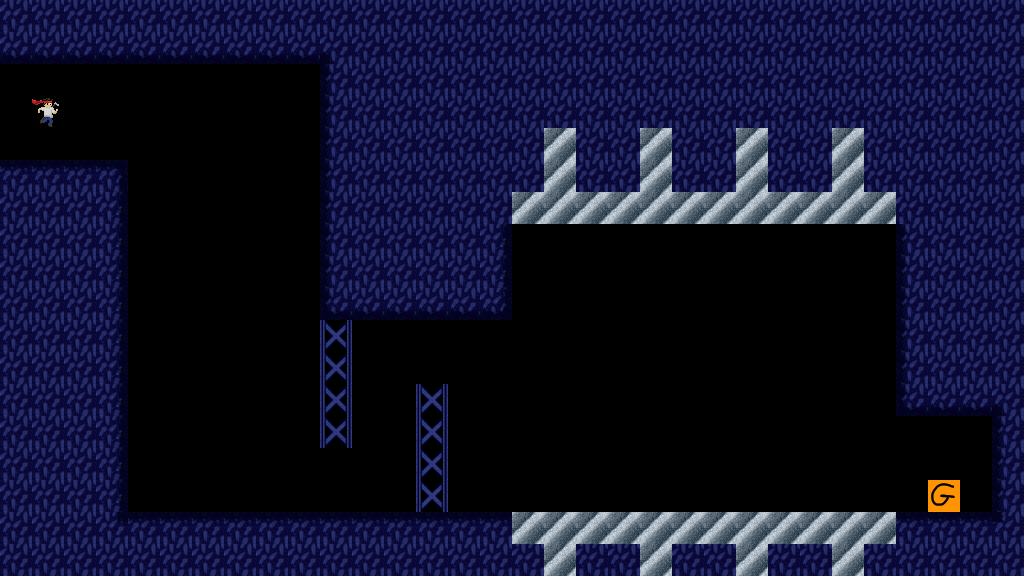

Rendered tile map (Tiled .tmx) drawn with the repository's tilesets; below, a short description and the full map source, tile grids included:
An orthogonal 32x18 tile map with 32x32 px tiles, 1 tile layer (platforms) and 2 objects (color5, color2).

<map version="1.8" tiledversion="1.8.4" orientation="orthogonal" renderorder="right-down" width="32" height="18" tilewidth="32" tileheight="32" infinite="0" nextlayerid="3" nextobjectid="3">
 <editorsettings>
  <export target="../core/assets/levels/cl7.json" format="json" />
 </editorsettings>
 <properties>
  <property name="colorMode" type="int" value="0" />
 </properties>
 <tileset firstgid="1" source="disco.tsx" />
 <layer id="1" name="platforms" width="32" height="18">
  <data encoding="csv">
1,1,1,1,1,1,1,1,1,1,1,1,1,1,1,1,1,1,1,1,1,1,1,1,1,1,1,1,1,1,1,1,
33,33,33,33,33,33,33,33,33,33,32,1,1,1,1,1,1,1,1,1,1,1,1,1,1,1,1,1,1,1,1,1,
0,0,0,0,0,0,0,0,0,0,30,1,1,1,1,1,1,1,1,1,1,1,1,1,1,1,1,1,1,1,1,1,
0,8,0,0,0,0,0,0,0,0,30,1,1,1,1,1,1,1,1,1,1,1,1,1,1,1,1,1,1,1,1,1,
0,0,0,0,0,0,0,0,0,0,30,1,1,1,1,1,1,2,1,1,2,1,1,2,1,1,2,1,1,1,1,1,
28,28,28,34,0,0,0,0,0,0,30,1,1,1,1,1,1,2,1,1,2,1,1,2,1,1,2,1,1,1,1,1,
1,1,1,29,0,0,0,0,0,0,30,1,1,1,1,1,2,2,2,2,2,2,2,2,2,2,2,2,1,1,1,1,
1,1,1,29,0,0,0,0,0,0,30,1,1,1,1,29,0,0,0,0,0,0,0,0,0,0,0,0,30,1,1,1,
1,1,1,29,0,0,0,0,0,0,30,1,1,1,1,29,0,0,0,0,9,0,0,0,0,0,0,0,30,1,1,1,
1,1,1,29,0,0,0,0,0,0,37,33,33,33,33,36,0,0,0,0,0,0,0,0,0,0,0,0,30,1,1,1,
1,1,1,29,0,0,0,0,0,0,14,0,0,0,0,0,0,0,0,0,0,0,0,9,0,0,0,0,30,1,1,1,
1,1,1,29,0,0,0,0,0,0,14,0,0,0,0,0,0,0,0,0,0,0,0,0,0,0,0,0,30,1,1,1,
1,1,1,29,0,0,0,0,0,0,14,0,0,14,0,0,0,0,0,9,0,0,0,0,0,0,0,0,37,33,33,32,
1,1,1,29,0,0,0,0,0,0,14,0,0,14,0,0,0,0,0,0,0,0,0,0,0,9,0,0,0,0,0,30,
1,1,1,29,0,0,0,0,0,0,0,0,0,14,0,0,0,0,0,0,0,0,0,0,0,0,0,0,0,0,0,30,
1,1,1,29,0,0,0,0,0,0,0,0,0,14,0,0,0,0,0,0,0,0,0,0,0,0,0,0,0,11,0,30,
1,1,1,26,28,28,28,28,28,28,28,28,28,28,28,28,2,2,2,2,2,2,2,2,2,2,2,2,28,28,28,27,
1,1,1,1,1,1,1,1,1,1,1,1,1,1,1,1,1,2,1,1,2,1,1,2,1,1,2,1,1,1,1,1
</data>
 </layer>
 <objectgroup id="2" name="colors">
  <properties>
   <property name="colorseq" value="" />
  </properties>
  <object id="1" type="color5" x="0" y="0">
   <properties>
    <property name="colorseq" value="5,3,2" />
   </properties>
   <polygon points="0,0 512,0 512,576 0,576" />
  </object>
  <object id="2" type="color2" x="512" y="0">
   <properties>
    <property name="colorseq" value="2,5,3" />
   </properties>
   <polygon points="0,0 512,0 512,576 0,576" />
  </object>
 </objectgroup>
</map>
